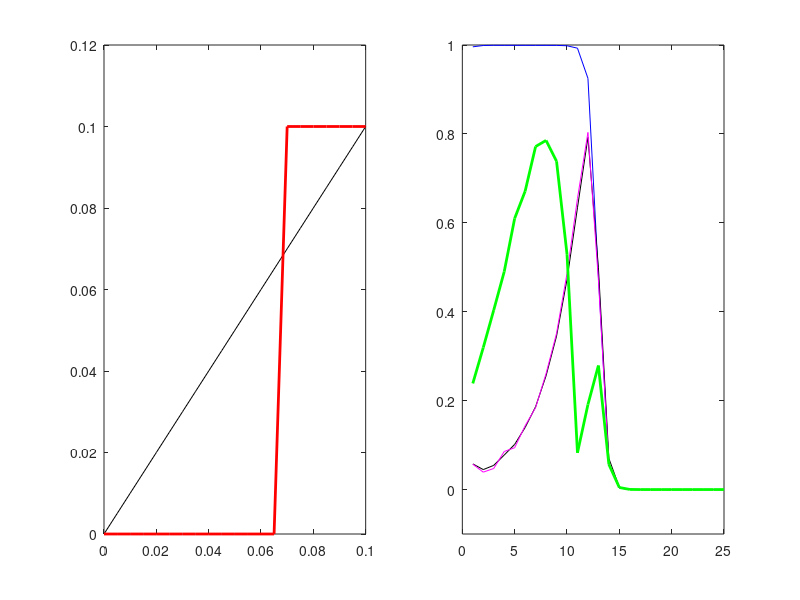

The MATLAB script that drew this image:
%2 dimension 4 variables (Fig1f)
%EGF (E), Notch signal (N), Delta (D), AS-C (A)
%Step function
dn=0.25;dc=0.1;ec=0.07;
kd=1;ae=1;ad=1;
ea=100;de=1;ke=1;kn=1;Sigma=0;
dx = 2;dx2=dx * dx;dt=0.01;Tmax = 2000;
Xmax=25;Xsteps=1:Xmax;
Emax=0.1; Nmax=0.05;Dmax=0.1;
colorlimit_u=[0 1]; colorlimit_e=[0 Emax]; colorlimit_n=[0 Nmax];colorlimit_d=[0 Dmax];

E= zeros(Xmax,Xmax,Tmax);
N= zeros(Xmax,Xmax,Tmax);
D= zeros(Xmax,Xmax,Tmax);
A= zeros(Xmax,Xmax,Tmax);
Temp= zeros(Xmax,Xmax,Tmax);
  
A(:,1,1)=0.90*ones(Xmax,1,1);
A(:,2,1)=0.31*ones(Xmax,1,1);
A(:,3,1)=0.02*ones(Xmax,1,1);
E(:,1,1)=0.054*ones(Xmax,1,1);
E(:,2,1)=0.021*ones(Xmax,1,1);
E(:,3,1)=0.0016*ones(Xmax,1,1); 
D(:,1,1)=0.062*ones(Xmax,1,1);
D(:,2,1)=0.021*ones(Xmax,1,1);
D(:,3,1)=0.0013*ones(Xmax,1,1);

for T=1: Tmax-1
    if A(13,13,T)>0.5
        break
    end  
    Etemp=E(:,:,T);
    Eright(:,Xmax)=Etemp(:,Xmax);Eright(:,1:Xmax-1)=Etemp(:,2:Xmax);
    Eleft(:,1)=Etemp(:,1);Eleft(:,2:Xmax)=Etemp(:,1:Xmax-1);
    Etop(Xmax,:)=Etemp(Xmax,:);Etop(1:Xmax-1,:)=Etemp(2:Xmax,:);
    Ebottom(1,:)=Etemp(1,:);Ebottom(2:Xmax,:)=Etemp(1:Xmax-1,:);
    DeltaE=(Eright+Eleft+Etop+Ebottom-4*Etemp)/dx2;

    E(:,:,T+1)= E(:,:,T) + dt*( ae.*A(:,:,T).*(1-A(:,:,T)) - ke.*E(:,:,T) +de.*DeltaE);

    D(:,:,T+1)= D(:,:,T) + dt*( ad.*A(:,:,T).*(1-A(:,:,T)) - kd.*D(:,:,T) );     

    for X=2: Xmax-1
        for Y=2:Xmax-1
            N(Y,X,T+1)= N(Y,X,T) + dt*( dn*( D(Y,X+1,T)+D(Y,X-1,T)+D(Y+1,X,T)+D(Y-1,X,T)) -dc*(D(Y,X,T)>=ec) -kn*N(Y,X,T) );                     
        end
    end
    for X=2: Xmax-1        
        N(1,X,T+1)= N(1,X,T) + dt*( dn*( D(1,X+1,T)+D(1,X-1,T)+D(2,X,T)) -dc*(D(1,X,T)>=ec) -kn*N(1,X,T) );  
        N(Xmax,X,T+1)= N(Xmax,X,T) + dt*( dn*( D(Xmax,X+1,T)+D(Xmax,X-1,T)+D(Xmax-1,X,T)) -dc*(D(Xmax,X,T)>=ec) -kn*N(Xmax,X,T)  );         
    end
    for Y=2: Xmax-1        
        N(Y,1,T+1)= N(Y,1,T) + dt*( dn*( D(Y+1,1,T)+D(Y-1,1,T)+D(Y,2,T)) -dc*(D(Y,1,T)>=ec) -kn*N(Y,1,T));  
        N(Y,Xmax,T+1)= N(Y,Xmax,T) + dt*( dn*( D(Y+1,Xmax,T)+D(Y-1,Xmax,T)+D(Y,Xmax-1,T)) -dc*(D(Y,Xmax,T)>=ec) -kn*N(Y,Xmax,T) );         
    end       
    N(1,1,T+1)= N(1,1,T) + dt*( dn*( D(1,2,T)+D(1,1,T)) -dc*(D(1,1,T)>=ec) -kn*N(1,1,T));  
    N(Xmax,1,T+1)= N(Xmax,1,T) + dt*( dn*( D(Xmax,2,T)+D(Xmax-1,1,T)) -dc*(D(Xmax,1,T)>=ec) -kn*N(Xmax,1,T) );         
    N(1,Xmax,T+1)= N(1,Xmax,T) + dt*( dn*( D(2,Xmax,T)+D(1,Xmax-1,T)) -dc*(D(1,Xmax,T)>=ec) -kn*N(1,Xmax,T) );
    N(Xmax,Xmax,T+1)= N(Xmax,Xmax,T) + dt*( dn*( D(Xmax,Xmax-1,T)+D(Xmax-1,Xmax,T)) -dc*(D(Xmax,Xmax,T)>=ec) -kn*N(Xmax,Xmax,T) ); 

    Temp(:,:,T)=(E(:,:,T) > N(:,:,T)).*(E(:,:,T)-N(:,:,T)-Sigma);
    A(:,:,T+1)=A(:,:,T)+dt*ea.*Temp(:,:,T).*(1-A(:,:,T));
end

Tmax=T;
% figure('Position',[2000 500 800 600]);colormap jet;
% subplot(2,2,1);imagesc(Xsteps, Xsteps, A(:,:,Tmax),colorlimit_u);set(gca,'YDir','normal');title('AS-C');colorbar;
% subplot(2,2,2);imagesc(Xsteps, Xsteps, E(:,:,Tmax),colorlimit_e);set(gca,'YDir','normal');title('EGF');colorbar;
% subplot(2,2,3);imagesc(Xsteps, Xsteps, N(:,:,Tmax),colorlimit_n);set(gca,'YDir','normal');title('Notch');colorbar;
% subplot(2,2,4);imagesc(Xsteps, Xsteps, D(:,:,Tmax),colorlimit_d);set(gca,'YDir','normal');title('Delta');colorbar;

figure('Position',[1800 800 800 400]);
Xmax=0.1;X=0:Xmax/20:Xmax;
trans=dn* 4 * X;
cis=dc*(X>=ec);
subplot(1,2,1); 
plot(X,trans,'k',X,cis,'r','LineWidth',2);xlim([0 Xmax]);ylim([0 0.12]);
for T=1:2:Tmax
subplot(1,2,2); 
plot(Xsteps,A(13,:,T),'b',Xsteps, 10*E(13,:,T),'k',Xsteps,10*D(13,:,T),'m',Xsteps,30*N(13,:,T),'g','LineWidth',2);ylim([-0.1 1]);
pause(0.01);
end
